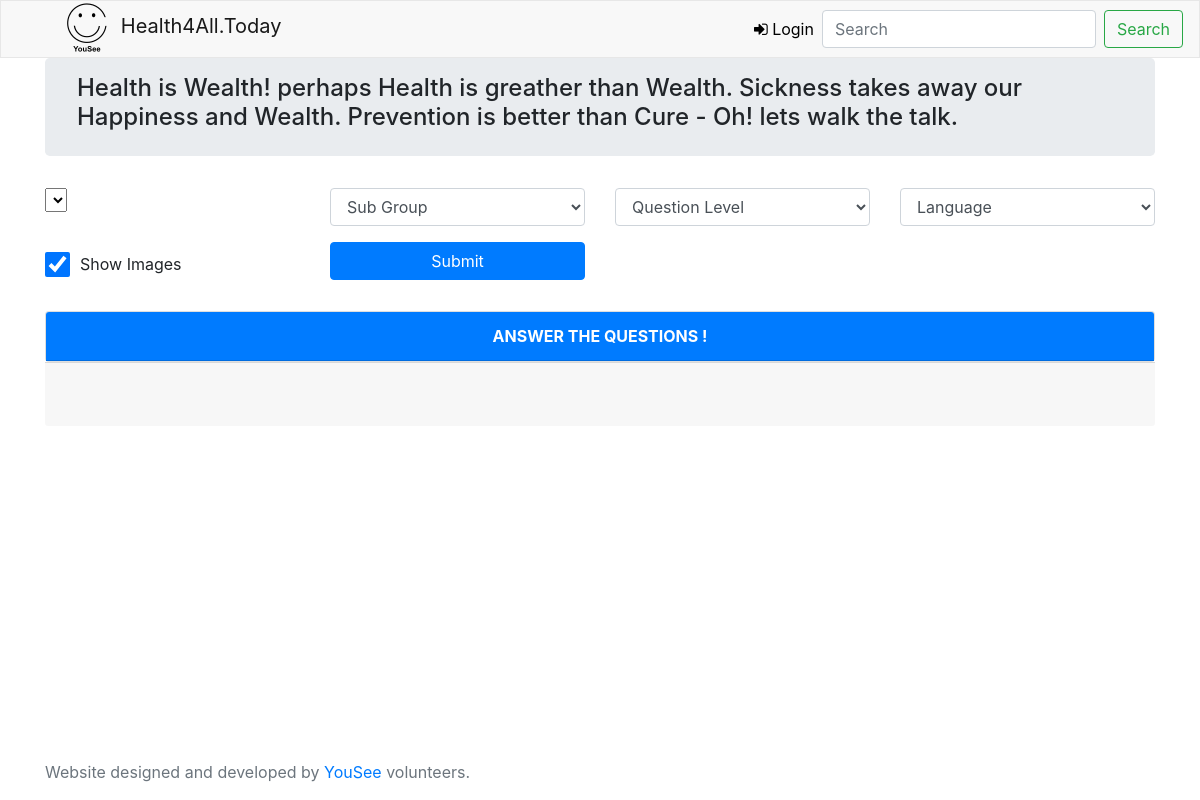
/, run on an earlier commit of the app's database.
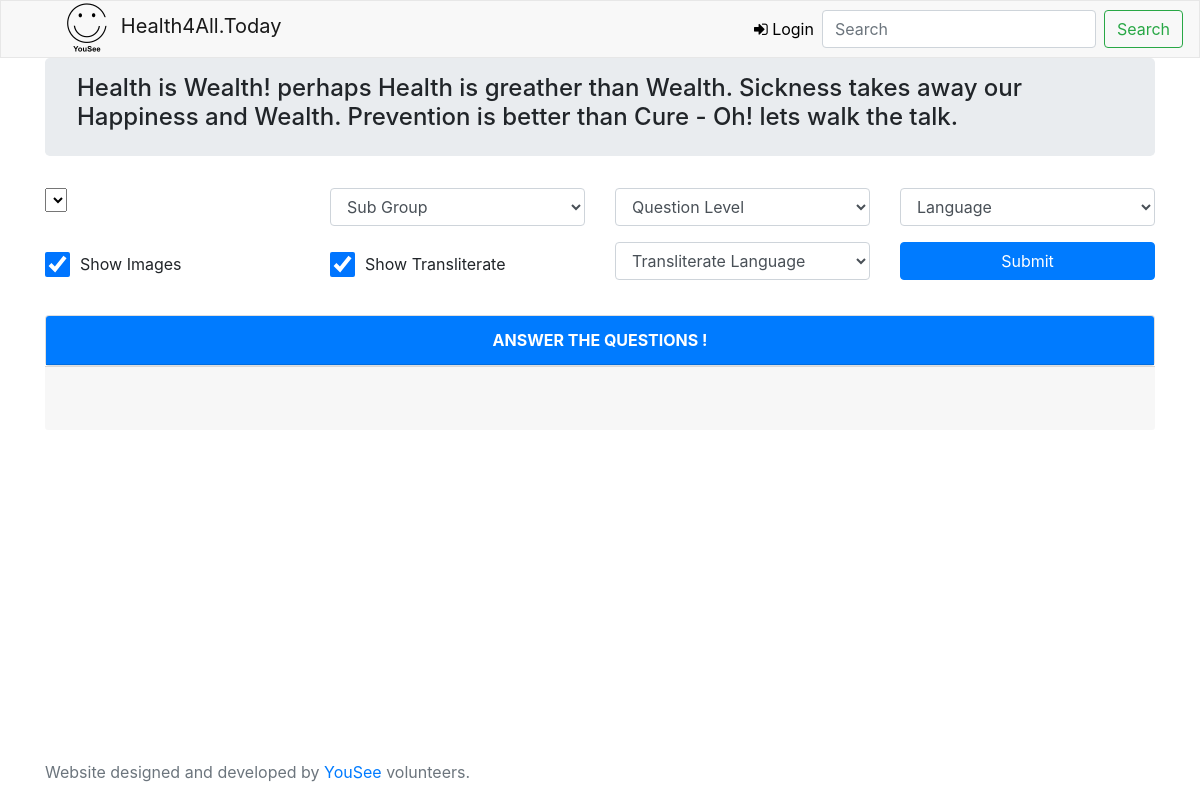
And on a later commit of the database.
### tables this page shows
CREATE TABLE IF NOT EXISTS `defaults` (
  `default_id` varchar(50) NOT NULL,
  `default_tilte` varchar(100) NOT NULL,
  `default_description` mediumtext DEFAULT NULL,
  `default_type` varchar(100) NOT NULL,
  `default_unit` varchar(50) DEFAULT NULL,
  `lower_range` varchar(10) DEFAULT NULL,
  `upper_range` varchar(10) DEFAULT NULL,
  `value` varchar(50) DEFAULT NULL,
  PRIMARY KEY (`default_id`)
);

### application/controllers/welcome.php (called while the page is built, shortened)
<?php
class Welcome extends CI_Controller {
	function __construct() {
		$this->load->model('master_model');
		$this->data['banner_text'] = $this->master_model->get_banner_text();
		$this->data['yousee_website'] = $this->master_model->get_defaults('yousee_website');
    }
	public function index()
	{
		$this->data['title']="";
		$this->data['display_max_height'] = $this->master_model->get_defaults('display_max_height');
		$this->data['display_max_width'] = $this->master_model->get_defaults('display_max_width');
		$this->data['bootstrap_question_col_values'] = $this->master_model->get_defaults('bootstrap_question_col_values');
		$this->data['display_images'] = $this->master_model->get_defaults('display_images');
		$this->data['default_quiz_language'] = $this->master_model->get_defaults('default_quiz_language');
		$this->data['user_display_images'] = $this->master_model->get_defaults('user_display_images');
		$this->data['display_transliterate'] = $this->master_model->get_defaults('display_transliterate');
		$this->data['user_display_transliterate'] = $this->master_model->get_defaults('user_display_transliterate');
		$this->load->view('templates/header' , $this->data);
		$this->data['groups'] = $this->master_model->get_groups();
		$this->data['sub_groups'] = $this->master_model->get_sub_groups();
		$this->data['question_levels'] = $this->master_model->get_question_levels();
		$this->data['languages'] = $this->master_model->get_languages();
		$this->load->view('home', $this->data);
		$this->load->view('templates/footer' ,$this->data);
	}
}

### index.php (called while the page is built, shortened)
<?php
require_once BASEPATH.'core/CodeIgniter.php';

### application/models/master_model.php (called while the page is built, shortened)
<?php
class Master_model extends CI_Model {
    function get_banner_text(){
       $this->db->select("banner_text")->from('banner_text')->where('status',1);
       $query = $this->db->get();
       $result =  $query->result();
        if($result){
            return $result;
        }else{
            return false;
        }
    }
    function get_defaults($id) {
        $this->db->select('*')->from('defaults')->where('default_id',$id);
       $query = $this->db->get();
       $result =  $query->result();
        if($result){
            return $result;
        }else{
            return false;
        }
    }
    function get_groups() {
        $this->db->select('*')
                ->from('groups')
                ->order_by('group_name', 'asc');
        $query = $this->db->get();
        $result =  $query->result();
        if($result){
            return $result;
           }else{
               return false;
           }
    }
    function get_sub_groups(){
        $this->db->select('*')->from('sub_groups');
        $query = $this->db->get();
        $result =  $query->result();
        if($result){
            return $result;
           }else{
               return false;
           }
    }
    function get_languages(){
        $this->db->select('language_id , language')->from('language');
        $query = $this->db->get();
        $result =  $query->result();
        if($result){
            return $result;
           }else{
               return false;
           }
    }
    function get_question_levels() {
        $this->db->select('*')->from('question_level');
        $query = $this->db->get();
        $result =  $query->result();
        if($result){
            return $result;
           }else{
               return false;
           }
    }
}

### application/views/home.php (the view, shortened to what the changed rows need)
<main role="main" class="flex-shrink-0">
  <div class="container">
        <div class="row">
            <?php if($display_images[0]->value) { ?>
                    <div class="col-md-3" style="display:inline-flex; margin-top:10px;">
                        <input  type="checkbox" name="show_images" id="show_images" style="width:25px;height:25px;" <?php echo $user_display_images[0]->value ? 'checked' :''  ?>>
                        <label for="showImages" style="padding-left:10px;">Show Images</label>
                    </div>
            <?php }  if($display_transliterate[0]->value) { ?>
                    <div class="col-md-3 form-group" style="display:inline-flex; margin-top:10px;">
                        <input  type="checkbox" name="show_transliterate" id="show_transliterate" style="width:25px;height:25px;" <?php echo $user_display_transliterate[0]->value ? 'checked' :''  ?> onchange="toggleTranslateLanguage()"/>
                        <label for="showImages" style="padding-left:10px;">Show Transliterate</label>
                    </div>
                    <div class="col-md-3 form-group">
                        <select class="form-control"  name="language" id="transliterate_language" required>
                            <option value="0" selected >Transliterate Language</option>
                        </select>
                    </div>
            <?php } ?>
        </div>
  </div>
</main>

What changed in the data, as far as the page shows it:
added defaults: value "☑"
Also different on the page:
form field language: (not shown) → "Transliterate Language"
text now shown: "Show Transliterate"
